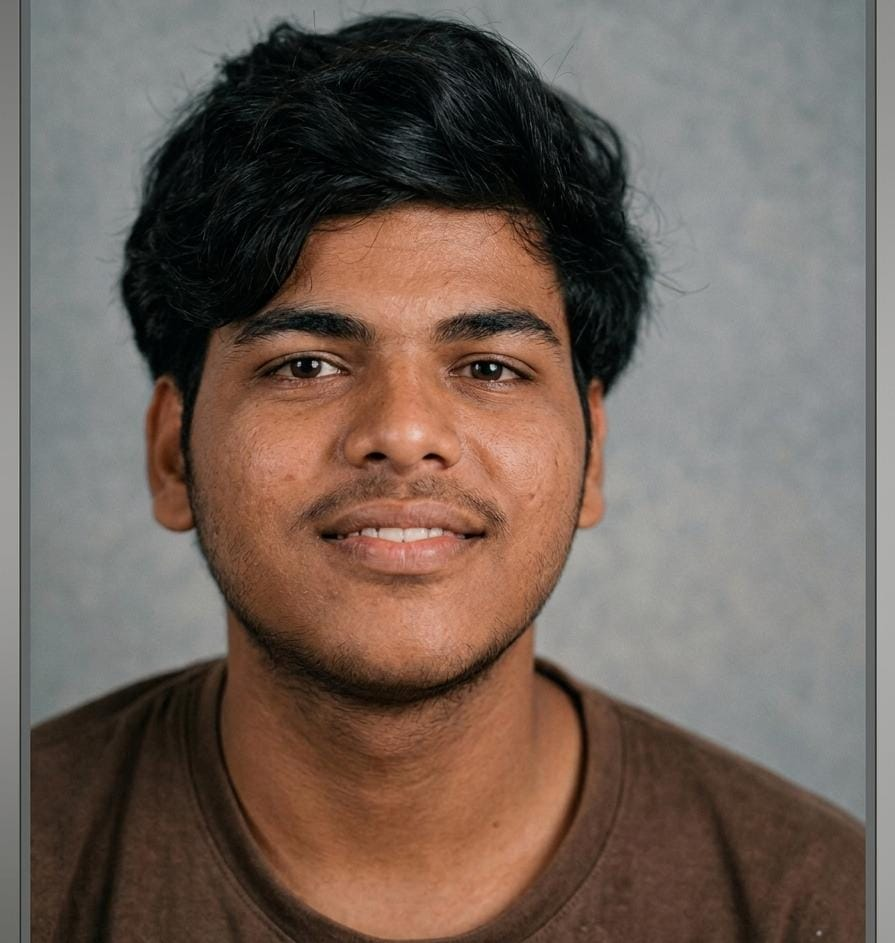
#> input picture WhatsApp Image 2026-07-08 at 3.47.11 PM.jpeg, 895 x 943 px
$ python -i preprocess.py   (imports and definitions only)
#> lines starting #> are read from the running program, lines starting #| are printed output that depends on the picture
#> further down, picture is the input picture: shape (943, 895, 3); mean B, G, R 89.3, 98.4, 113.6
import os
import cv2
import json
import numpy as np
import urllib.request
from pathlib import Path
from typing import List, Tuple, Dict, Any, Optional

def compute_dct_matrix(img_rgb: np.ndarray, target_size: int = 128) -> np.ndarray:
    """
    Computes the log-scaled 2D Discrete Cosine Transform (DCT) matrix of a face crop.

    Args:
        img_rgb: RGB face crop, values in [0, 1] float32.
        target_size: Resolution of the output DCT matrix.

    Returns:
        A 2D float32 array of shape (target_size, target_size) representing the log-scaled DCT coefficients.
    """
    # Convert RGB float32 crop [0, 1] to grayscale float32
    gray = cv2.cvtColor((img_rgb * 255.0).astype(np.uint8), cv2.COLOR_RGB2GRAY)

    # Resize grayscale to target size before DCT
    gray_resized = cv2.resize(gray, (target_size, target_size), interpolation=cv2.INTER_AREA)
    gray_f32 = gray_resized.astype(np.float32) / 255.0

    # Compute 2D DCT
    dct = cv2.dct(gray_f32)

    # Log scaling to highlight anomalies in frequencies
    dct_log = np.log(1.0 + np.abs(dct))

    # Normalize to [0, 1]
    denom = dct_log.max() - dct_log.min()
    if denom > 1e-8:
        dct_norm = (dct_log - dct_log.min()) / denom
    else:
        dct_norm = dct_log

    return dct_norm

def get_cascade_path() -> Optional[Path]:
    # 1. Try OpenCV location
    try:
        if hasattr(cv2, 'data') and hasattr(cv2.data, 'haarcascades'):
            p = Path(cv2.data.haarcascades) / "haarcascade_frontalface_default.xml"
            if p.exists():
                return p
    except Exception:
        pass

    # 2. Check local path
    local_path = Path("models/haarcascade_frontalface_default.xml")
    if local_path.exists():
        return local_path

    # 3. Download if missing
    local_path.parent.mkdir(parents=True, exist_ok=True)
    url = "https://raw.githubusercontent.com/opencv/opencv/master/data/haarcascades/haarcascade_frontalface_default.xml"
    print(f"Haar cascade XML not found locally. Downloading from {url}...")
    try:
        req = urllib.request.Request(url, headers={'User-Agent': 'Mozilla/5.0'})
        with urllib.request.urlopen(req, timeout=15) as response:
            with open(local_path, "wb") as f:
                f.write(response.read())
        print(f"Successfully downloaded Haar cascade to {local_path}")
        return local_path
    except Exception as e:
        print(f"Warning: Failed to download Haar cascade ({e}). Face detection will fall back to center crop.")
        return None

class FaceExtractor:
    def __init__(self):
        # Initialize Haar cascade classifier for face detection
        cascade_path = get_cascade_path()
        if cascade_path is not None:
            self.face_cascade = cv2.CascadeClassifier(str(cascade_path))
        else:
            self.face_cascade = None

    def detect_face(self, frame_bgr: np.ndarray) -> Optional[Tuple[int, int, int, int]]:
        """
        Detects the primary face in a frame. Returns bounding box (x, y, w, h).
        """
        if self.face_cascade is None or self.face_cascade.empty():
            return None

        gray = cv2.cvtColor(frame_bgr, cv2.COLOR_BGR2GRAY)
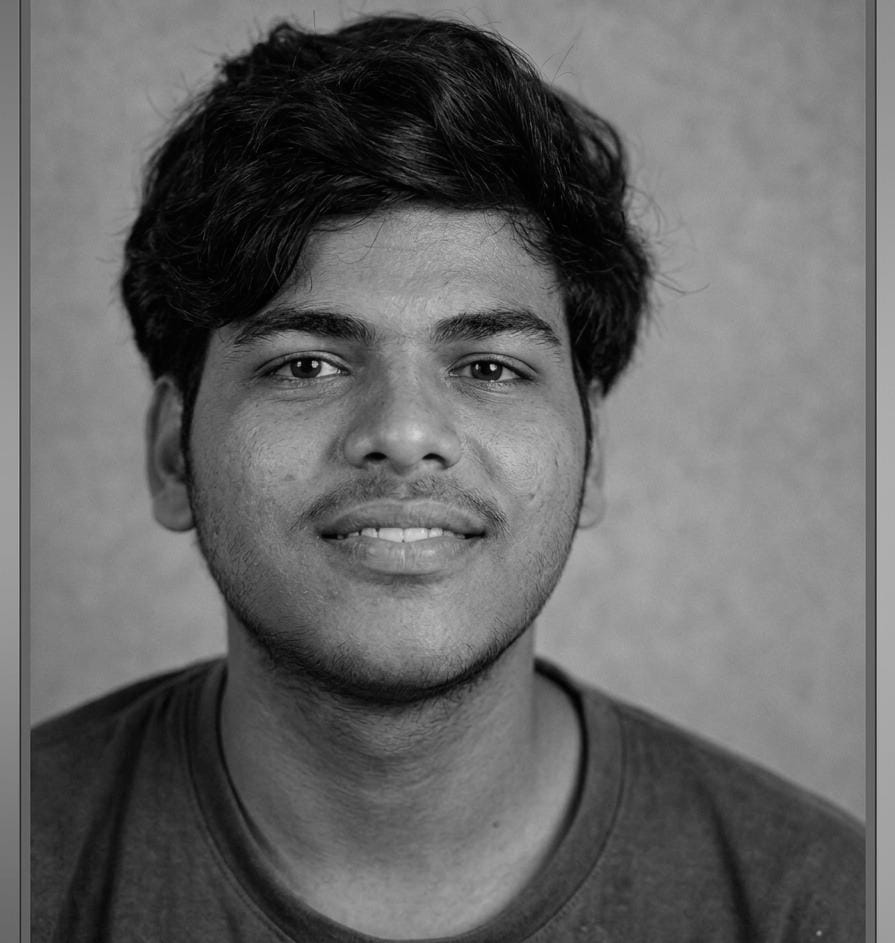
#> gray: shape (943, 895); min 0, max 222, mean 101.9
        faces = self.face_cascade.detectMultiScale(gray, scaleFactor=1.1, minNeighbors=5, minSize=(60, 60))
#> faces = [[180, 190, 451, 451]]
        if len(faces) == 0:
            return None
        # Select the largest face by area
        largest_face = max(faces, key=lambda box: box[2] * box[3])
#> largest_face = [180, 190, 451, 451]
        return tuple(largest_face)

    def extract_crop_and_dct(self, frame_bgr: np.ndarray, spatial_size: int = 224, spectral_size: int = 128) -> Optional[Tuple[np.ndarray, np.ndarray, Tuple[int, int, int, int]]]:
        """
        Detects face, extracts crops, and computes spatial and spectral matrices.

        Returns:
            Tuple of:
            - spatial_crop: RGB normalized float32 image of shape (spatial_size, spatial_size, 3)
            - spectral_dct: DCT matrix of shape (spectral_size, spectral_size)
            - bbox: Bounding box (x, y, w, h)
        """
        bbox = self.detect_face(frame_bgr)
#> bbox = (180, 190, 451, 451)
        if bbox is None:
            # Fallback: Center crop if no face detected
            h, w = frame_bgr.shape[:2]
            side = min(h, w)
            x, y = (w - side) // 2, (h - side) // 2
            bbox = (x, y, side, side)

        x, y, w_box, h_box = bbox
#> x = 180; y = 190; w_box = 451; h_box = 451

        # Apply padding / margin to crop (15%)
        margin_x = int(w_box * 0.15)
#> margin_x = 67
        margin_y = int(h_box * 0.15)
#> margin_y = 67
        h, w = frame_bgr.shape[:2]
#> h = 943; w = 895

        x1 = max(0, x - margin_x)
#> x1 = 113
        y1 = max(0, y - margin_y)
#> y1 = 123
        x2 = min(w, x + w_box + margin_x)
#> x2 = 698
        y2 = min(h, y + h_box + margin_y)
#> y2 = 708

        face_crop = frame_bgr[y1:y2, x1:x2]
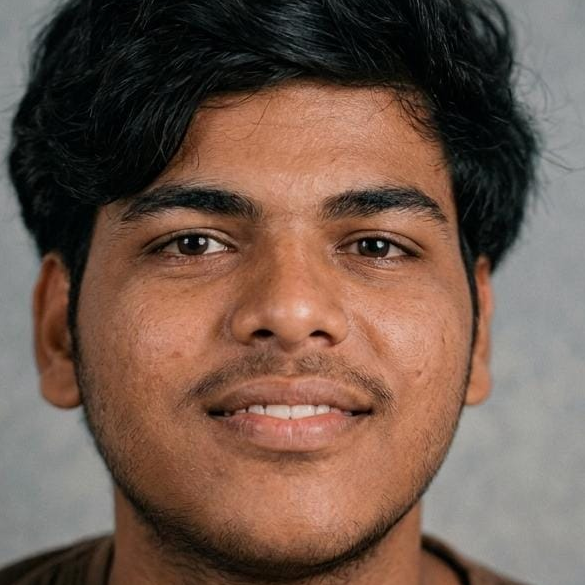
#> face_crop: shape (585, 585, 3); mean B, G, R 76.4, 89.1, 113.2
        if face_crop.size == 0:
            return None

        # Convert to RGB and scale to [0, 1]
        face_rgb = cv2.cvtColor(face_crop, cv2.COLOR_BGR2RGB)
        spatial_crop = cv2.resize(face_rgb, (spatial_size, spatial_size), interpolation=cv2.INTER_AREA).astype(np.float32) / 255.0

        # Compute DCT
        spectral_dct = compute_dct_matrix(spatial_crop, target_size=spectral_size)
#> in compute_dct_matrix, `gray = cv2.cvtColor((img_rgb * 255.0).astype(np.uint8), cv2.COLOR_RGB2..`:
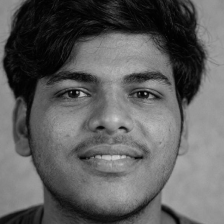
#> gray: shape (224, 224); min 1, max 214, mean 94.9
#> in compute_dct_matrix, `dct = cv2.dct(gray_f32)`:
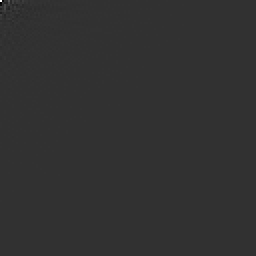
#> dct: shape (128, 128) float32 (shown 2 times larger); min -11.54, max 47.63, mean 0; drawn with min black and max white
#> in compute_dct_matrix, `dct_log = np.log(1.0 + np.abs(dct))`:
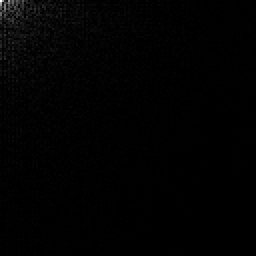
#> dct_log: shape (128, 128) float32 (shown 2 times larger); min 9.54e-07, max 3.88, mean 0.0347; drawn with min black and max white
#> in compute_dct_matrix, `denom = dct_log.max() - dct_log.min()`: denom = 3.88

        return spatial_crop, spectral_dct, (x1, y1, x2 - x1, y2 - y1)

# [41 lines left out: function process_video, not called in this run]

>>> import cv2
>>> picture = cv2.imread('../../../WhatsApp Image 2026-07-08 at 3.47.11 PM.jpeg')
>>> result = FaceExtractor().extract_crop_and_dct(picture)
